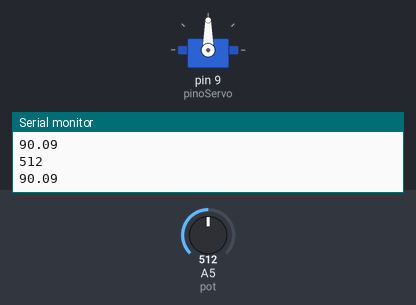
This sketch was run on a simulated Arduino Uno, built with avr-gcc and run on an emulated ATmega328P. Shown: servo, the last lines printed to the serial monitor. Inputs (shaded band) come from the test bench; at power-on: A5 (pot) = 512.

Above: at 1.2 s.
1.3 s: A5 (pot) set to 716
At 1.7 s:
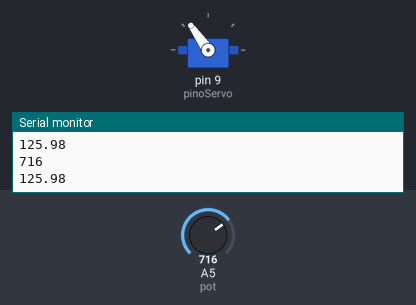
2.8 s: A5 (pot) set to 900
At 3.6 s:
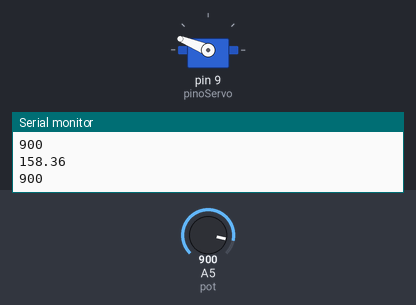
4.3 s: A5 (pot) set to 1023
At 5.0 s:
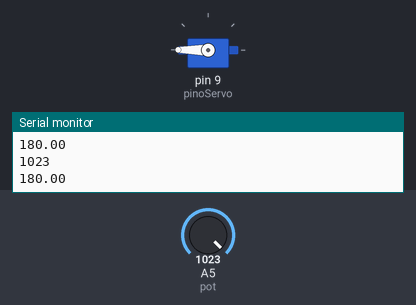
5.8 s: A5 (pot) set to 306
At 7.0 s:
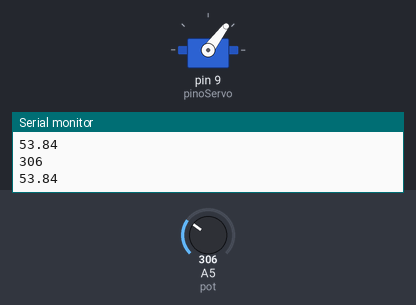
7.3 s: A5 (pot) set to 122
At 8.4 s:
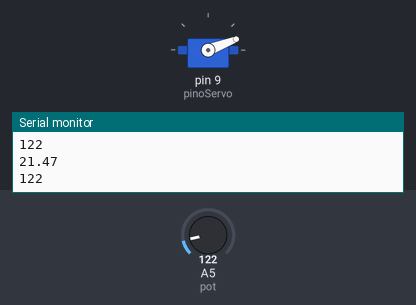
8.8 s: A5 (pot) set to 0
At 9.6 s:
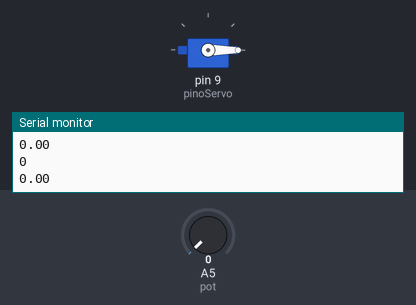
Timing chart, 0 to 11.3 s (numbered marks = the images above; inputs shaded):
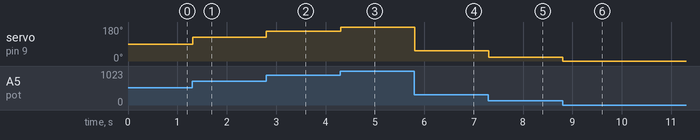

Measured:
- after the input at 1.3 s, servo on pin 9 (pinoServo): 90° → 125° at once
- after the input at 2.8 s, servo on pin 9 (pinoServo): 125° → 158° at once
- after the input at 4.3 s, servo on pin 9 (pinoServo): 158° → 180° at once
- after the input at 5.8 s, servo on pin 9 (pinoServo): 180° → 53° at once
- after the input at 7.3 s, servo on pin 9 (pinoServo): 53° → 21° at once
- after the input at 8.8 s, servo on pin 9 (pinoServo): 21° → 0° at once

The sketch:

7_servoPoten.ino
```cpp
#include <Servo.h>
#define pot A5
#define pinoServo 9

Servo s;

void setup (){
  pinMode(pot, INPUT);
  Serial.begin(9600);
  s.attach(pinoServo);
  s.write(0);
}
void loop(){

   int valorPot = analogRead(pot); // 0 a 1023
   Serial.println(valorPot);

  // Converte manualmente para ângulo (0 a 180 graus)
  float angulo = (valorPot / 1023.0) * 180.0;
  Serial.println(angulo);

  s.write((int)angulo); // Move o servo para o ângulo correspondente

  delay(15); // Tempo para o servo reagir
}
```
